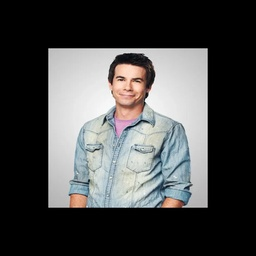
#> input picture spencer.jpg, 256 x 256 px, shrunk from 970 x 970 before the run
$ python image_transform.py
#> lines starting #> are read from the running program, lines starting #| are printed output that depends on the picture
import numpy as np
from PIL import Image
import matplotlib.pyplot as plt

def image_transform(image, a, b, c, d):

    image_np = np.array(image)
    height, width, channels = image_np.shape
    center_x, center_y = width / 2, height / 2
    transformed_image = np.zeros_like(image_np)

    linear_transform = np.array([[a, b], [c, d]])  # Create matrix from inputs

    for y in range(height):
        for x in range(width):
            # Translate to origin and apply transform
            translated = np.array([x - center_x, -(y - center_y)])
            transformed = linear_transform @ translated

            # Translate back and round
            new_x = int(round(transformed[0] + center_x))
            new_y = int(round(-transformed[1] + center_y))

            # Copy pixel if within bounds
            if 0 <= new_x < width and 0 <= new_y < height:
                transformed_image[new_y, new_x] = image_np[y, x]

    return transformed_image

def showimage(wantedimage):
    plt.imshow(Image.fromarray(wantedimage))
    plt.show()


# Setup
image0 = Image.open("spencer.jpg")
#> image0 is the input picture: PIL image 256x256 RGB; mean R, G, B 73.1, 73.6, 73.4
image0_np = np.array(image0)
print(f'The dimension of the image_np is {image0_np.shape}')
#| The dimension of the image_np is (256, 256, 3)
showimage(image0_np)


#Linear Transformation 1
image1 = image_transform(image0, 1/2, 0, 0, 1/2)
#> after the loop in image_transform, `for y in range(height):`:
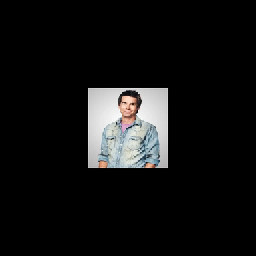
#> transformed_image: shape (256, 256, 3); mean R, G, B 18.4, 18.5, 18.5
showimage(image1)


#Linear Transformation 2
image2 = image_transform(image0, -3/5, 4/5, 4/5, 3/5)
#> call 2 of image_transform, with a = -0.6, b = 0.8, c = 0.8, d = 0.6
#> after the loop in image_transform (call 2), `for y in range(height):`:
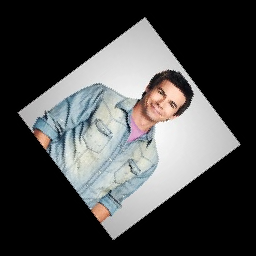
#> transformed_image: shape (256, 256, 3); mean R, G, B 73.1, 73.6, 73.4
showimage(image2)


#Linear Transformation 3
image3 = image_transform(image0, 3/5, -4/5, -4/5, -3/5)
#> call 3 of image_transform, with a = 0.6, b = -0.8, c = -0.8, d = -0.6
#> after the loop in image_transform (call 3), `for y in range(height):`:
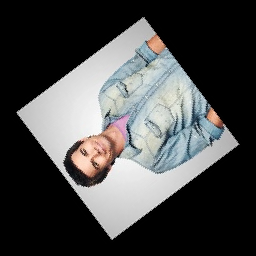
#> transformed_image: shape (256, 256, 3); mean R, G, B 73.1, 73.6, 73.4
showimage(image3)


#Linear Transformation 4
image1 = image_transform(image1, -3/5, 4/5, 4/5, 3/5)
#> call 4 of image_transform, with a = -0.6, b = 0.8, c = 0.8, d = 0.6
#> after the loop in image_transform (call 4), `for y in range(height):`:
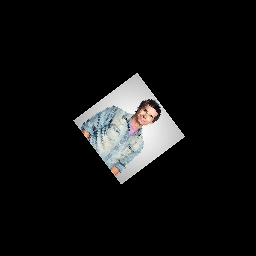
#> transformed_image: shape (256, 256, 3); mean R, G, B 18.4, 18.5, 18.5
showimage(image1)


#Linear Transformation 5
image3 = image_transform(image3, 3/5, -4/5, -4/5, -3/5)
showimage(image3)


#Linear Transformation 6
image4 = image_transform(image1, 0, 1, 0.5, 1)
#> after the loop in image_transform (call 6), `for y in range(height):`:
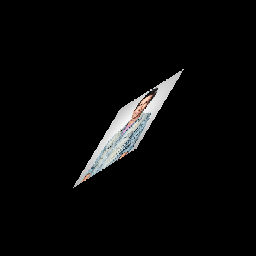
#> transformed_image: shape (256, 256, 3); mean R, G, B 9.2, 9.3, 9.2
showimage(image4)
